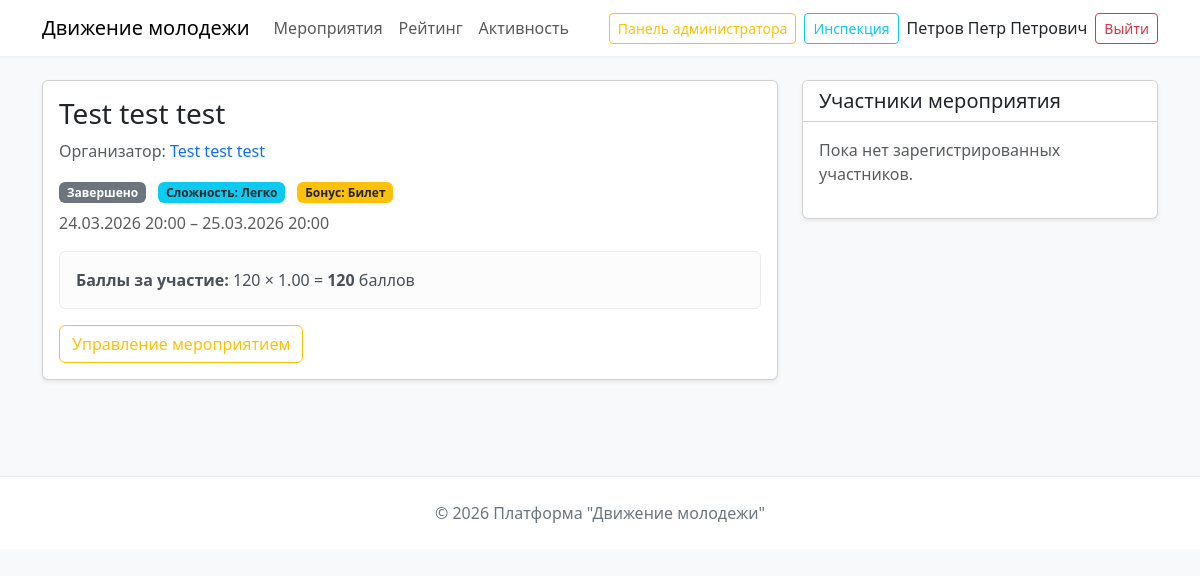
/event?id=5 (signed in), run on an earlier commit of the app's database.
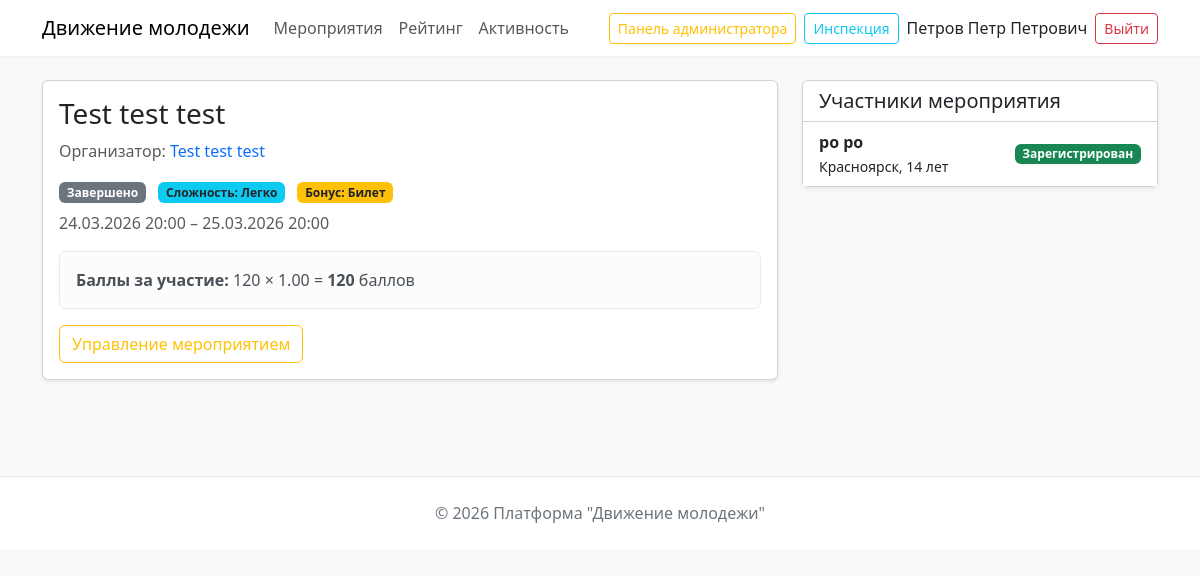
And on a later commit of the database.
### tables this page shows
CREATE TABLE `events` (
  `event_ID` int NOT NULL,
  `event_Organizer` int NOT NULL,
  `event_Title` varchar(256) NOT NULL,
  `event_Description` text,
  `event_Status` int NOT NULL,
  `event_Category` int NOT NULL,
  `event_DateTimeStart` datetime NOT NULL DEFAULT CURRENT_TIMESTAMP,
  `event_DateTimeEnd` datetime NOT NULL,
  `event_Points` int NOT NULL,
  `event_Bonuses` int DEFAULT NULL,
  `event_Coef` int NOT NULL
);

CREATE TABLE `organizer_profiles` (
  `organizer_ID` int NOT NULL,
  `organizer_fullname` varchar(256) NOT NULL,
  `organizer_events` int NOT NULL DEFAULT '0' COMMENT 'Изначально определяется 0 проведенных мероприятий',
  `organizer_prizes` varchar(256) NOT NULL,
  `organizer_trust` decimal(3,2) NOT NULL DEFAULT '5.00',
  `organizer_subrole` int NOT NULL
);

CREATE TABLE `status_event` (
  `status_ID` int NOT NULL,
  `status_Type` varchar(64) NOT NULL
);

CREATE TABLE `coef` (
  `coef_ID` int NOT NULL,
  `coef_Value` decimal(3,2) NOT NULL,
  `coef_Difficult` varchar(64) NOT NULL
);

CREATE TABLE `bonuses` (
  `bonus_ID` int NOT NULL,
  `bonus_Name` varchar(64) NOT NULL
);

CREATE TABLE `event_participation` (
  `participation_ID` int NOT NULL,
  `participant_ID` int NOT NULL,
  `event_ID` int NOT NULL,
  `status_ID` int NOT NULL
);

CREATE TABLE `participant_profiles` (
  `participant_UserID` int NOT NULL,
  `participant_FullName` varchar(256) NOT NULL,
  `participant_category` int NOT NULL,
  `participant_Age` int NOT NULL,
  `participant_City` varchar(64) NOT NULL
);

CREATE TABLE `status_participation` (
  `status_ID` int NOT NULL,
  `status_Type` varchar(64) NOT NULL
);

### src/controllers/routers.php (called while the page is built, shortened)
<?php
Router::action();

### index.php (called while the page is built, shortened)
<?php
require_once 'src/config/connect.php';
require_once 'src/modules/event.php';
require_once 'src/controllers/router.php';
require_once 'src/controllers/routers.php';

### src/modules/event.php (called while the page is built, shortened)
<?php
class Event
{
    public static function getEvent($eventId)
    {
        $stmt = database::$pdo->prepare("
        SELECT e.*,
               s.status_Type,
               c.coef_Value, c.coef_Difficult,
               cat.category_Type,
               b.bonus_Name,
               op.organizer_fullname,
               u.user_Login as organizer_login
        FROM events e
        LEFT JOIN status_event s ON e.event_Status = s.status_ID
        LEFT JOIN coef c ON e.event_Coef = c.coef_ID
        LEFT JOIN category cat ON e.event_Category = cat.category_ID
        LEFT JOIN bonuses b ON e.event_Bonuses = b.bonus_ID
        LEFT JOIN organizer_profiles op ON e.event_Organizer = op.organizer_ID
        LEFT JOIN users u ON op.organizer_ID = u.user_ID
        WHERE e.event_ID = ?
    ");
        $stmt->execute([$eventId]);
        return $stmt->fetch();
    }
    public static function getParticipants($eventId)
    {
        $stmt = database::$pdo->prepare("
            SELECT p.participant_UserID, p.participant_FullName,
                   p.participant_Age, p.participant_City,
                   sp.status_Type as participation_status,
                   ep.participation_ID, ep.status_ID
            FROM event_participation ep
            JOIN participant_profiles p ON ep.participant_ID = p.participant_UserID
            JOIN status_participation sp ON ep.status_ID = sp.status_ID
            WHERE ep.event_ID = ?
            ORDER BY ep.status_ID ASC, p.participant_FullName
        ");
        $stmt->execute([$eventId]);
        return $stmt->fetchAll();
    }
}

### src/views/pages/event.php (the view, shortened to what the changed rows need)
<?php
$eventId = isset($_GET['id']) ? (int)$_GET['id'] : 0;
$event = Event::getEvent($eventId);
$participants = [];
$canViewParticipants = false;
$isOrganizer = false;
if (isset($_SESSION['user_id'])) {
    $userRole = $_SESSION['user_role'];
    $isOrganizer = ($userRole == 3);
    $canViewParticipants = ($isOrganizer || $userRole == 2);
    if ($canViewParticipants) {
        $participants = Event::getParticipants($eventId);
    }
}
?>
<!DOCTYPE html>
<html lang="ru">
<head>
    <link href="https://cdn.jsdelivr.net/npm/bootstrap@5.3.0-alpha1/dist/css/bootstrap.min.css" rel="stylesheet">
    <link href="/assets/css/home.css" rel="stylesheet">
</head>
<body>
    <nav class="navbar navbar-expand-lg navbar-light">
        <div class="container">
            <a class="navbar-brand" href="/">Движение молодежи</a>
            <div class="collapse navbar-collapse">
                <ul class="navbar-nav me-auto mb-2 mb-lg-0">
                    <li class="nav-item"><a class="nav-link" href="/events">Мероприятия</a></li>
                    <li class="nav-item"><a class="nav-link" href="/rating">Рейтинг</a></li>
                    <li class="nav-item"><a class="nav-link" href="/activity">Активность</a></li>
                </ul>
                <?php if (isset($_SESSION['user_id'])): ?>
                    <div class="d-flex align-items-center">
                        <?php if ($_SESSION['user_role'] == 3): ?>
                            <a href="/admin" class="btn btn-outline-warning btn-sm me-2">Панель администратора</a>
                        <?php endif; ?>
                        <?php if ($_SESSION['user_role'] >= 2): ?>
                            <a href="/hr-dashboard" class="btn btn-outline-info btn-sm me-2">Инспекция</a>
                        <?php endif; ?>
                        <a href="/profile" class="text-dark text-decoration-none me-2">
                            <?= htmlspecialchars($_SESSION['user_fullname'] ?? $_SESSION['user_login']) ?>
                        </a>
                        <form method="POST" action="/logout">
                            <button class="btn btn-outline-danger btn-sm">Выйти</button>
                        </form>
                    </div>
                <?php else: ?>
                    <a href="/auth" class="btn btn-outline-secondary btn-sm">Войти</a>
                <?php endif; ?>
            </div>
        </div>
    </nav>
    <main class="container py-4">
        <div class="row">
            <div class="col-lg-8">
                <div class="card shadow-sm mb-4">
                    <div class="card-body">
                        <h1 class="h3"><?= htmlspecialchars($event['event_Title']) ?></h1>
                        <p class="text-muted">
                            Организатор:
                            <a href="/profile?id=<?= $event['event_Organizer'] ?>">
                                <?= htmlspecialchars($event['organizer_fullname'] ?? $event['organizer_login']) ?>
                            </a>
                        </p>
                        <div class="mb-2">
                            <span class="badge bg-secondary"><?= htmlspecialchars($event['status_Type']) ?></span>
                            <span class="badge bg-info text-dark ms-2">Сложность: <?= htmlspecialchars($event['coef_Difficult']) ?></span>
                            <?php if ($event['bonus_Name']): ?>
                                <span class="badge bg-warning text-dark ms-2">Бонус: <?= htmlspecialchars($event['bonus_Name']) ?></span>
                            <?php endif; ?>
                        </div>
                        <p class="text-muted">
                            <?= date('d.m.Y H:i', strtotime($event['event_DateTimeStart'])) ?> –
                            <?= date('d.m.Y H:i', strtotime($event['event_DateTimeEnd'])) ?>
                        </p>
                        <div class="alert alert-light">
                            <strong>Баллы за участие:</strong> <?= $event['event_Points'] ?> × <?= $event['coef_Value'] ?> =
                            <strong><?= $event['event_Points'] * $event['coef_Value'] ?></strong> баллов
                        </div>
                        <?php if ($isOrganizer): ?>
                            <div class="mt-3">
                                <a href="/eventsetting?id=<?= $eventId ?>" class="btn btn-outline-warning">Управление мероприятием</a>
                            </div>
                        <?php endif; ?>
                    </div>
                </div>
            </div>
            <div class="col-lg-4">
                <div class="card shadow-sm">
                    <div class="card-header bg-white">
                        <h2 class="h5 mb-0">Участники мероприятия</h2>
                    </div>
                    <div class="card-body p-0">
                        <?php if (!$canViewParticipants): ?>
                            <p class="text-muted p-3">Список участников доступен только организатору и наблюдателям.</p>
                        <?php elseif (empty($participants)): ?>
                            <p class="text-muted p-3">Пока нет зарегистрированных участников.</p>
                        <?php else: ?>
                            <div class="list-group list-group-flush participant-list">
                                <?php foreach ($participants as $p): ?>
                                    <div class="list-group-item">
                                        <div class="d-flex justify-content-between align-items-center">
                                            <div>
                                                <a href="/profile?id=<?= $p['participant_UserID'] ?>" class="text-dark text-decoration-none fw-bold">
                                                    <?= htmlspecialchars($p['participant_FullName']) ?>
                                                </a>
                                                <br>
                                                <small><?= htmlspecialchars($p['participant_City']) ?>, <?= $p['participant_Age'] ?> лет</small>
                                            </div>
                                            <span class="badge <?= $p['status_ID'] == 1 ? 'bg-success' : ($p['status_ID'] == 2 ? 'bg-warning text-dark' : 'bg-danger') ?>">
                                                <?= htmlspecialchars($p['participation_status']) ?>
                                            </span>
                                        </div>
                                    </div>
                                <?php endforeach; ?>
                            </div>
                        <?php endif; ?>
                    </div>
                </div>
            </div>
        </div>
    </main>
    <footer>
        <div class="container">
            <p class="mb-0">© 2026 Платформа "Движение молодежи"</p>
        </div>
    </footer>
</body>
</html>

### src/controllers/router.php (shortened to what the changed rows need)
<?php
class Router
{
    public static $getRoutes = [];
    public static function getMethods($URI, $namepage)
    {
        self::$getRoutes[] = [
            "uri" => $URI,
            "namepage" => $namepage
        ];
    }
    public static function action()
    {
        $routing = $_GET['routing'] ?? "";
        $requestUri = "/" . $routing;
        foreach (self::$getRoutes as $route) {
            if ($route['uri'] === $requestUri) {
                $viewFile = "src/views/pages/" . $route['namepage'] . ".php";
                include $viewFile;
                return;
            }
        }
        die("404 - Страница не найдена");
    }
}

What changed in the data, as far as the page shows it:
changed events "Test test test": gains event_participation (participant_ID.participant_FullName "po po", participant_ID.participant_City "Красноярск", participant_ID.participant_Age "14", status_ID.status_Type "Зарегистрирован"); no longer shows "Пока нет зарегистрированных участников."
